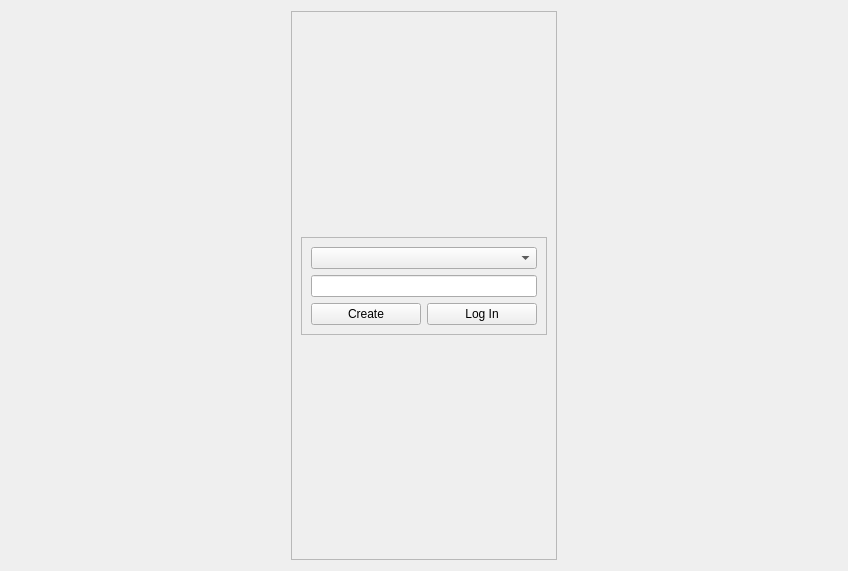
      <widget class="QWidget" name="LogInPage">
       <layout class="QHBoxLayout" name="horizontalLayout_2">
        <item>
         <spacer name="horizontalSpacer">
          <property name="orientation">
           <enum>Qt::Horizontal</enum>
          </property>
          <property name="sizeHint" stdset="0">
           <size>
            <width>280</width>
            <height>20</height>
           </size>
          </property>
         </spacer>
        </item>
        <item>
         <widget class="QFrame" name="frame_2">
          <property name="frameShape">
           <enum>QFrame::StyledPanel</enum>
          </property>
          <property name="frameShadow">
           <enum>QFrame::Raised</enum>
          </property>
          <layout class="QVBoxLayout" name="verticalLayout">
           <item>
            <spacer name="verticalSpacer">
             <property name="orientation">
              <enum>Qt::Vertical</enum>
             </property>
             <property name="sizeHint" stdset="0">
              <size>
               <width>20</width>
               <height>216</height>
              </size>
             </property>
            </spacer>
           </item>
           <item alignment="Qt::AlignHCenter">
            <widget class="QFrame" name="frame">
             <property name="frameShape">
              <enum>QFrame::StyledPanel</enum>
             </property>
             <property name="frameShadow">
              <enum>QFrame::Raised</enum>
             </property>
             <layout class="QFormLayout" name="formLayout">
              <item row="0" column="0" colspan="2">
               <widget class="QComboBox" name="companyList">
                <property name="maximumSize">
                 <size>
                  <width>250</width>
                  <height>16777215</height>
                 </size>
                </property>
               </widget>
              </item>
              <item row="1" column="0" colspan="2">
               <widget class="QLineEdit" name="LogInPass">
                <property name="maximumSize">
                 <size>
                  <width>250</width>
                  <height>16777215</height>
                 </size>
                </property>
                <property name="echoMode">
                 <enum>QLineEdit::Password</enum>
                </property>
                <property name="clearButtonEnabled">
                 <bool>false</bool>
                </property>
               </widget>
              </item>
              <item row="2" column="0">
               <widget class="QPushButton" name="createBtn">
                <property name="minimumSize">
                 <size>
                  <width>110</width>
                  <height>0</height>
                 </size>
                </property>
                <property name="maximumSize">
                 <size>
                  <width>70</width>
                  <height>16777215</height>
                 </size>
                </property>
                <property name="text">
                 <string>Create</string>
                </property>
               </widget>
              </item>
              <item row="2" column="1">
               <widget class="QPushButton" name="LogInBtn">
                <property name="minimumSize">
                 <size>
                  <width>110</width>
                  <height>0</height>
                 </size>
                </property>
                <property name="maximumSize">
                 <size>
                  <width>100</width>
                  <height>16777215</height>
                 </size>
                </property>
                <property name="text">
                 <string>Log In</string>
                </property>
               </widget>
              </item>
             </layout>
            </widget>
           </item>
           <item>
            <spacer name="verticalSpacer_2">
             <property name="orientation">
              <enum>Qt::Vertical</enum>
             </property>
             <property name="sizeHint" stdset="0">
              <size>
               <width>20</width>
               <height>215</height>
              </size>
             </property>
            </spacer>
           </item>
          </layout>
         </widget>
        </item>
        <item>
         <spacer name="horizontalSpacer_2">
          <property name="orientation">
           <enum>Qt::Horizontal</enum>
          </property>
          <property name="sizeHint" stdset="0">
           <size>
            <width>280</width>
            <height>20</height>
           </size>
          </property>
         </spacer>
        </item>
       </layout>
      </widget>
